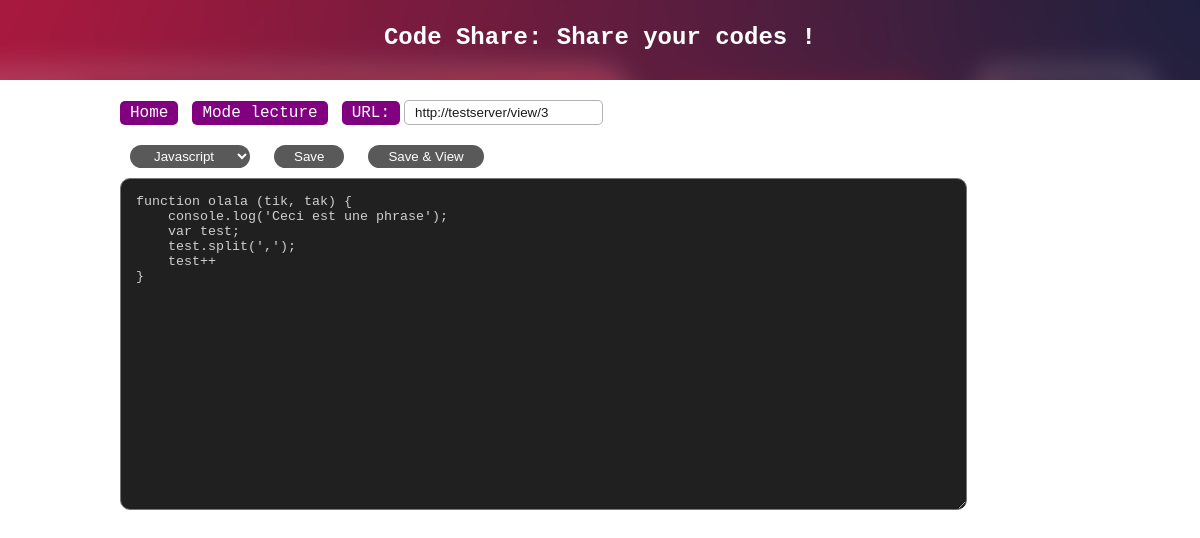
The page /edit/3/ on the database its author committed.
### tables this page shows
CREATE TABLE code (
            uid INTEGER PRIMARY KEY AUTOINCREMENT,
            code TEXT DEFAULT 'print(''What a gorgeous code !'')',
            language VARCHAR(50) DEFAULT 'python',
            createdAt TIMESTAMP DEFAULT CURRENT_TIMESTAMP,
            updatedAt TIMESTAMP
        );

### app.py (the view)
@app.route('/edit/<string:uid>/')
def edit(uid):
    row = getCode(uid)
    if row is None:
        return render_template('error.html',uid = uid)
    d = dict(
        uid=uid,
        code=row[0],
        language=row[1],
        createdAt = row[2],
        updatedAt = row[3],
        url="{}view/{}".format(request.host_url,uid)
    )
    return render_template('edit.html', **d)

### model_sqlite.py (called while the page is built)
def getCode(uid):
    conn = sqlite3.connect('shareCode.db')
    c = conn.cursor()
    c.execute('''
        SELECT
            code,
            language,
            createdAt,
            updatedAt
        FROM code
        WHERE uid = ?
    ''', uid)
    result = c.fetchone()
    conn.commit()
    conn.close()
    return result

### templates/edit.html (shortened to what this page needs)
<html>
   <head>
		<link href="/static/style.css" rel="stylesheet">
	</head>
   <body>
		<main>
			<section class="header view">
				<h1>Code Share: Share your codes !</h1>
			</section>
			<section class="content view">
				<div class="btn-cont">
					<a href="/">Home</a>
					<a href="/view/{{ uid }}">Mode lecture</a>
					<form>
						<label>URL:</label>
						<input name='url' value="{{ url }}">
					</form>
				</div>
				<form class="main-form" method="POST" action="/publish" enctypwe="multipart/form-data">
					<select name="language">
						<option value="javascript" {% if 'javascript' == language %} selected {% endif %}>Javascript</option>
					</select>
					<button type="submit" name="submit" value="edit">Save</button>
					<button type="submit" name="submit" value="view">Save &amp; View</button>
					<textarea name="code" rows=20 cols=100>{{ code }}</textarea>
			   </form>
			</section>
		</main>
   </body>
</html>

### static/style.css (style rules this page uses)
* { margin: 0; padding: 0; color: rgb(0,0,0,0.9); }
h1, h2 { font-family: 'Courier New', Courier, monospace; padding: 10px 0 15px; }
a { text-decoration: none; }
body { width: 100vw; height: 100vh; overflow: auto; }
main { text-align: center; }
section { display: inline-block; }
section.header { width: 100vw; height: 40vh; background: url(/static/header.png) center 0 no-repeat fixed; background-size: cover; display: flex; flex-direction: column; justify-content: center; align-items: center; }
section.header.view { height: 10vh; }
section.header h1 { color: white; }
section.content { width: 80vw; min-width: 600px; padding: 20px 0 100px; }
.btn-cont { text-align: left; margin-bottom: 20px; }
.btn-cont a, .btn-cont form>label, .home-admin { padding: 3px 10px; background: purple; border-radius: 5px; color: white; font-family: 'Courier New', Courier, monospace; }
.btn-cont a { margin-right: 10px; cursor: pointer; }
.btn-cont form { display: inline-block; }
.btn-cont form>input { padding: 4px 10px; border-radius: 5px; border: 1px solid rgb(0,0,0,0.3); }
.main-form { text-align: left; }
.main-form textarea { background: #202020; color: #d0d0d0; padding: 15px; border-radius: 10px; outline: none; display: inline-block; }
.main-form select, .main-form button { padding: 0 20px; height: 23px; display: inline-block; border-radius: 99px; background: rgb(0,0,0,0.65); color: white; margin: 0 10px 10px; border: none; cursor: pointer; outline: none; }

### rows shown on the page
code: language "Javascript", code "function olala (tik, tak) { console.log('Ceci est une phrase'); var test; test.split(','); test++ }"
